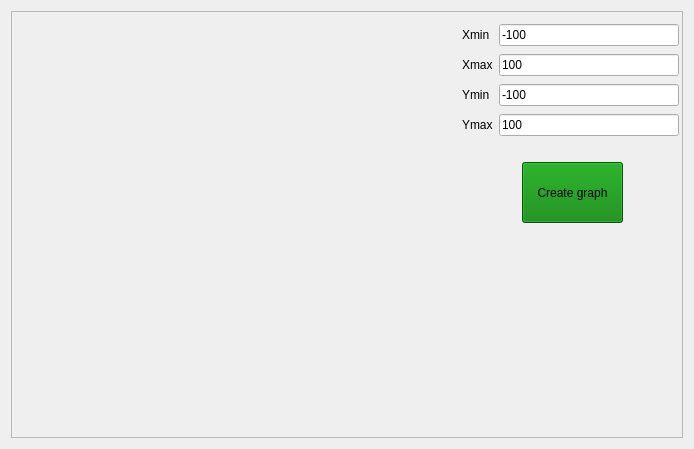
<?xml version="1.0" encoding="UTF-8"?>
<ui version="4.0">
 <class>GraphView</class>
 <widget class="QWidget" name="GraphView">
  <property name="geometry">
   <rect>
    <x>0</x>
    <y>0</y>
    <width>694</width>
    <height>449</height>
   </rect>
  </property>
  <property name="windowTitle">
   <string>Form</string>
  </property>
  <layout class="QGridLayout" name="gridLayout">
   <item row="0" column="0">
    <widget class="QScrollArea" name="scrollArea">
     <property name="widgetResizable">
      <bool>true</bool>
     </property>
     <widget class="QWidget" name="scrollAreaWidgetContents">
      <property name="geometry">
       <rect>
        <x>0</x>
        <y>0</y>
        <width>668</width>
        <height>423</height>
       </rect>
      </property>
      <widget class="QCustomPlot" name="widget" native="true">
       <property name="geometry">
        <rect>
         <x>9</x>
         <y>9</y>
         <width>431</width>
         <height>411</height>
        </rect>
       </property>
       <layout class="QGridLayout" name="gridLayout_3"/>
      </widget>
      <widget class="QPushButton" name="ButtonCreateGraph">
       <property name="geometry">
        <rect>
         <x>510</x>
         <y>150</y>
         <width>101</width>
         <height>61</height>
        </rect>
       </property>
       <property name="styleSheet">
        <string notr="true">background-color: green;</string>
       </property>
       <property name="text">
        <string>Create graph</string>
       </property>
      </widget>
      <widget class="QWidget" name="layoutWidget">
       <property name="geometry">
        <rect>
         <x>450</x>
         <y>10</y>
         <width>217</width>
         <height>120</height>
        </rect>
       </property>
       <layout class="QGridLayout" name="gridLayout_2">
        <item row="3" column="0">
         <widget class="QLabel" name="label_4">
          <property name="text">
           <string>Ymax</string>
          </property>
         </widget>
        </item>
        <item row="2" column="1">
         <widget class="QLineEdit" name="lineYmin">
          <property name="text">
           <string>-100</string>
          </property>
         </widget>
        </item>
        <item row="3" column="1">
         <widget class="QLineEdit" name="lineYmax">
          <property name="text">
           <string>100</string>
          </property>
         </widget>
        </item>
        <item row="1" column="1">
         <widget class="QLineEdit" name="lineXmax">
          <property name="text">
           <string>100</string>
          </property>
         </widget>
        </item>
        <item row="0" column="1">
         <widget class="QLineEdit" name="lineXmin">
          <property name="text">
           <string>-100</string>
          </property>
         </widget>
        </item>
        <item row="2" column="0">
         <widget class="QLabel" name="label_3">
          <property name="text">
           <string>Ymin</string>
          </property>
         </widget>
        </item>
        <item row="1" column="0">
         <widget class="QLabel" name="label_2">
          <property name="text">
           <string>Xmax</string>
          </property>
         </widget>
        </item>
        <item row="0" column="0">
         <widget class="QLabel" name="label">
          <property name="text">
           <string>Xmin</string>
          </property>
         </widget>
        </item>
       </layout>
      </widget>
     </widget>
    </widget>
   </item>
  </layout>
 </widget>
 <customwidgets>
  <customwidget>
   <class>QCustomPlot</class>
   <extends>QWidget</extends>
   <header>../../../graph/qcustomplot.h</header>
   <container>1</container>
  </customwidget>
 </customwidgets>
 <resources/>
 <connections/>
</ui>
